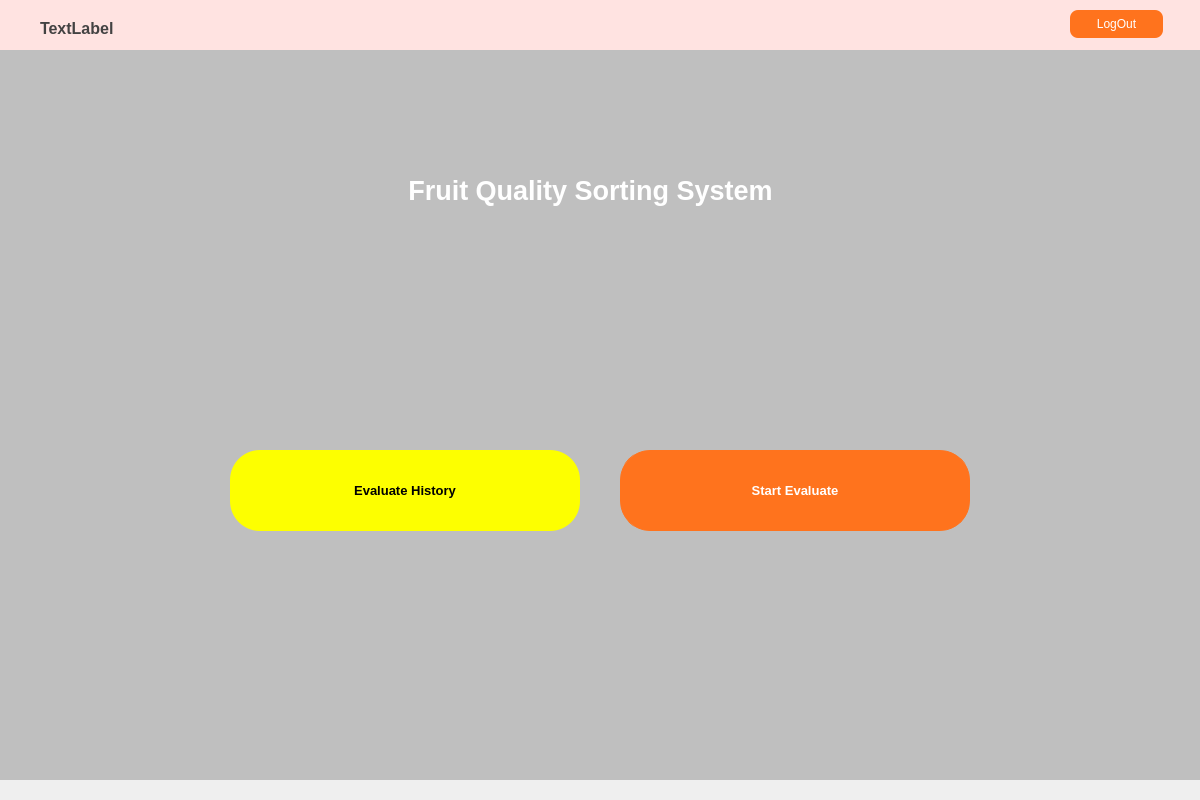
<?xml version="1.0" encoding="UTF-8"?>
<ui version="4.0">
 <class>Dialog</class>
 <widget class="QDialog" name="Dialog">
  <property name="geometry">
   <rect>
    <x>0</x>
    <y>0</y>
    <width>1200</width>
    <height>800</height>
   </rect>
  </property>
  <property name="windowTitle">
   <string>Dialog</string>
  </property>
  <widget class="QLabel" name="label_3">
   <property name="geometry">
    <rect>
     <x>0</x>
     <y>50</y>
     <width>1200</width>
     <height>730</height>
    </rect>
   </property>
   <property name="styleSheet">
    <string notr="true">background: rgba(0, 0, 0, 0.2)
</string>
   </property>
   <property name="text">
    <string/>
   </property>
   <property name="scaledContents">
    <bool>false</bool>
   </property>
  </widget>
  <widget class="QLabel" name="label">
   <property name="geometry">
    <rect>
     <x>310</x>
     <y>150</y>
     <width>561</width>
     <height>81</height>
    </rect>
   </property>
   <property name="font">
    <font>
     <pointsize>20</pointsize>
     <weight>75</weight>
     <bold>true</bold>
    </font>
   </property>
   <property name="styleSheet">
    <string notr="true">color: white</string>
   </property>
   <property name="text">
    <string>Fruit Quality Sorting System</string>
   </property>
   <property name="alignment">
    <set>Qt::AlignCenter</set>
   </property>
  </widget>
  <widget class="QPushButton" name="historyButton">
   <property name="geometry">
    <rect>
     <x>230</x>
     <y>450</y>
     <width>350</width>
     <height>81</height>
    </rect>
   </property>
   <property name="font">
    <font>
     <pointsize>10</pointsize>
     <weight>75</weight>
     <bold>true</bold>
    </font>
   </property>
   <property name="cursor">
    <cursorShape>PointingHandCursor</cursorShape>
   </property>
   <property name="styleSheet">
    <string notr="true">QPushButton#historyButton{
background-color: #FDFF00;
border-radius: 30px;
}

QPushButton#historyButton:hover{ 
background-color: white;
color: black;
border: 1px solid #FDFF00
}



</string>
   </property>
   <property name="text">
    <string>Evaluate History</string>
   </property>
  </widget>
  <widget class="QLabel" name="label_2">
   <property name="geometry">
    <rect>
     <x>0</x>
     <y>50</y>
     <width>1200</width>
     <height>730</height>
    </rect>
   </property>
   <property name="text">
    <string/>
   </property>
   <property name="pixmap">
    <pixmap>../img/mixfruit.jpg</pixmap>
   </property>
   <property name="scaledContents">
    <bool>true</bool>
   </property>
  </widget>
  <widget class="QPushButton" name="startButton">
   <property name="geometry">
    <rect>
     <x>620</x>
     <y>450</y>
     <width>350</width>
     <height>81</height>
    </rect>
   </property>
   <property name="font">
    <font>
     <pointsize>10</pointsize>
     <weight>75</weight>
     <bold>true</bold>
    </font>
   </property>
   <property name="cursor">
    <cursorShape>PointingHandCursor</cursorShape>
   </property>
   <property name="styleSheet">
    <string notr="true">QPushButton#startButton{
background-color: #FF731D;
border-radius: 30px;
border: 1px solid #FF731D;
color: white;
}

QPushButton#startButton:hover{ 
background-color: white;
color: black;
}



</string>
   </property>
   <property name="text">
    <string>Start Evaluate</string>
   </property>
  </widget>
  <widget class="QWidget" name="widget" native="true">
   <property name="geometry">
    <rect>
     <x>0</x>
     <y>0</y>
     <width>1200</width>
     <height>50</height>
    </rect>
   </property>
   <property name="styleSheet">
    <string notr="true">background-color: #FFE3E1</string>
   </property>
   <widget class="QLabel" name="welcomeName">
    <property name="geometry">
     <rect>
      <x>40</x>
      <y>20</y>
      <width>471</width>
      <height>16</height>
     </rect>
    </property>
    <property name="font">
     <font>
      <pointsize>12</pointsize>
      <weight>75</weight>
      <bold>true</bold>
     </font>
    </property>
    <property name="styleSheet">
     <string notr="true">color: #434242
</string>
    </property>
    <property name="text">
     <string>TextLabel</string>
    </property>
    <property name="scaledContents">
     <bool>false</bool>
    </property>
   </widget>
   <widget class="QPushButton" name="logOutButton">
    <property name="geometry">
     <rect>
      <x>1070</x>
      <y>10</y>
      <width>93</width>
      <height>28</height>
     </rect>
    </property>
    <property name="cursor">
     <cursorShape>PointingHandCursor</cursorShape>
    </property>
    <property name="styleSheet">
     <string notr="true">QPushButton#logOutButton{
background-color: #FF731D;
border-radius: 8px;
color: white;
}

QPushButton#logOutButton:hover{ 
background-color: #ffffff;
color: black;
border: 1px solid #FF731D
}



</string>
    </property>
    <property name="text">
     <string>LogOut</string>
    </property>
   </widget>
  </widget>
  <zorder>widget</zorder>
  <zorder>label_2</zorder>
  <zorder>label_3</zorder>
  <zorder>label</zorder>
  <zorder>historyButton</zorder>
  <zorder>startButton</zorder>
 </widget>
 <resources/>
 <connections/>
</ui>
